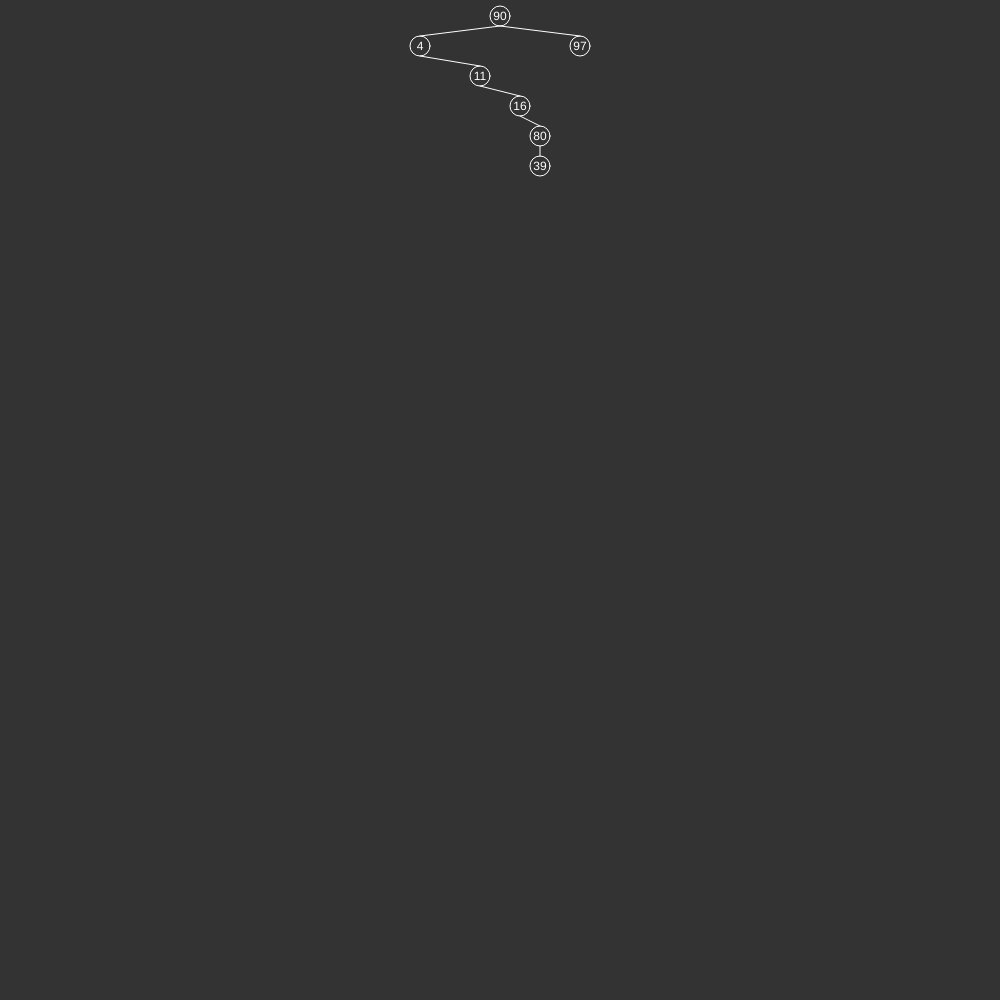
Frame 1 (no input)
Frame 60 (no input): identical to frame 1, image omitted
Frame 120 (the mouse pressed at the canvas centre since frame 60): identical to frame 1, image omitted

The p5.js sketch that drew this single still picture (run headless with seeded random() and noise() and a simulated clock; from frame 60 on, the mouse is pressed at the canvas centre):

// p5.js sketch
// ── sketch.js


class Tree{
    constructor(){
        this.root = null;
        this.height = 0;
    }
    addNode(n) {
        if(this.root == null){
            this.root = n;
            this.root.setXY(width/2,20);
            
            this.addgraphicNode(null, this.root);
        }
        else{
            this.addNodeRc(this.root, n, 1);
        }
    }
    addNodeRc(nodo, newNodo, hgt){
        if (nodo.value >  newNodo.value){
            if(nodo.left == null){
                nodo.left = newNodo;
                this.height = hgt;
                newNodo.setXY(nodo.x -(separacionX-(disminuye*hgt)), nodo.y+separacionY)
                this.addgraphicNode(nodo,newNodo);
            }
            else{
                this.addNodeRc(nodo.left, newNodo,hgt+1);
            }
        }
        
        else if (nodo.value < newNodo.value){
            if(nodo.right == null){
                nodo.right = newNodo;

                this.height = hgt;
                newNodo.setXY(nodo.x + (separacionX-(disminuye*hgt)), nodo.y+separacionY)
                this.addgraphicNode(nodo,newNodo);
            }
            else{
                this.addNodeRc(nodo.right,newNodo,hgt+1);
            }
        }
    }
    addgraphicNode(parent, node){
        fill(255);
        noStroke();
        textAlign(CENTER);
        text(node.value, node.x, node.y);
        stroke(255);
        noFill();
        ellipse(node.x , node.y-4, 20, 20);
        if(parent != null){
            line(parent.x, parent.y+6, node.x , node.y-14);
        }
    }
    traverse(){
        this.root.visit();
    }
    search(val){
        return this.root.search(val);
    }
}


class Node{
    constructor(label, x, y){
        this.value = label;
        this.left = null;
        this.right = null;
        this.x = x;
        this.y = y;
    }
    visit(){
        if (this.left != null){
            this.left.visit()
        }    
        console.log(this.value)
        text(this.value,this.x, this.y)
        if (this.right != null){
            this.right.visit()
        }
    }
    search(val){
        if(this.value == val){
            return this;
        }else if (val < this.value && this.left != null){
            return this.left.search(val);   
        }else if (val > this.value && this.right != null){
            return this.right.search(val);   
        }
        
    }
    setXY(x,y){
        this.x = x;
        this.y = y;
    }
  }
  

function setup() {
    createCanvas(1000,1000);
    background(51);
    tree = new Tree();
    for(var i = 0; i < 7; i++){
        tree.addNode(new Node(Math.floor(Math.random()* (100 - 0))));
    }
    console.log(tree);


  
}

let separacionX = 100;
let separacionY = 30;
let disminuye = 20;

function draw(){
    
}
